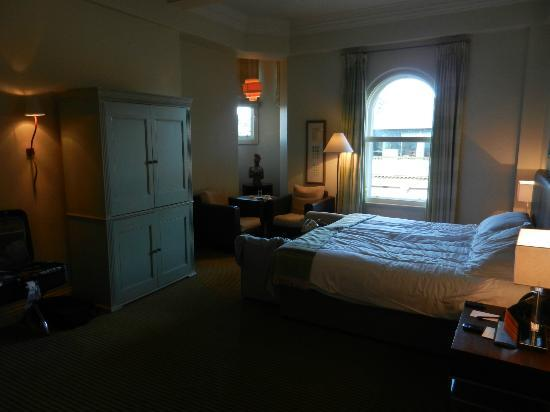
#> input picture Assignments1/images/original images/sample08.jpg, 550 x 412 px, found by its file name
$ jupyter execute CLAHE.ipynb
#> lines starting #> are read from the running program, lines starting #| are printed output that depends on the picture; after the words box and inside, x2 and y2 are one past the last pixel; in counts of white or black regions, pixels touching at a corner belong together; pictures that were not available may be replaced by others from this repository, and a replacement may not be noted
[cell 1]
import cv2
import numpy as np
from matplotlib import pyplot as plt
img = cv2.imread("sample08.jpg", 0)
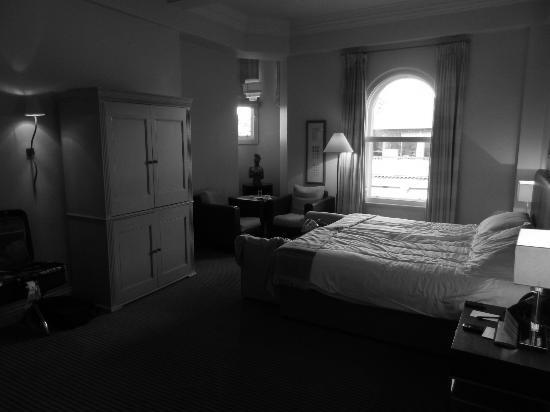
#> img: shape (412, 550); min 0, max 255, mean 53.3
equ = cv2.equalizeHist(img)
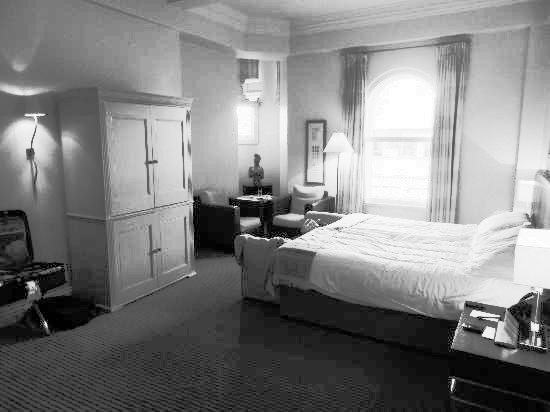
#> equ: shape (412, 550); min 0, max 255, mean 128.8

[cell 2]
plt.hist(img.flat, bins=100, range=(0, 255))
#> figure, not shown here; tallest bar 16232 high, from x = 7.65 to 10.2

[cell 3]
plt.hist(equ.flat, bins=100, range=(0, 255))
#> figure, not shown here; tallest bar 7391 high, from x = 25.5 to 28.05

[cell 4]
from PIL import Image
img_equ=Image.fromarray(equ)
img_equ

[cell 5]
Image.fromarray(img)

[cell 6]
clahe = cv2.createCLAHE(clipLimit =2.0, tileGridSize=(8,8))
cl_img = clahe.apply(img)
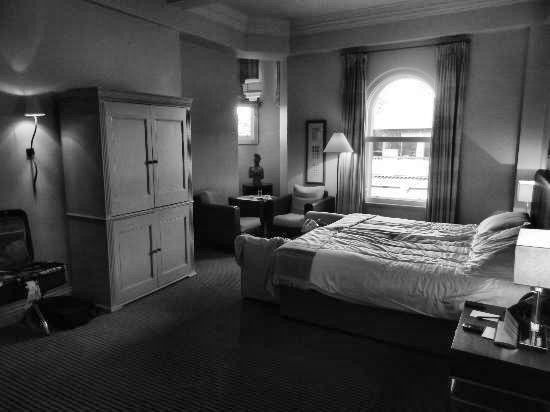
#> cl_img: shape (412, 550); min 1, max 255, mean 73.9

[cell 7]
plt.hist(cl_img.flat, bins=100, range=(100, 255))
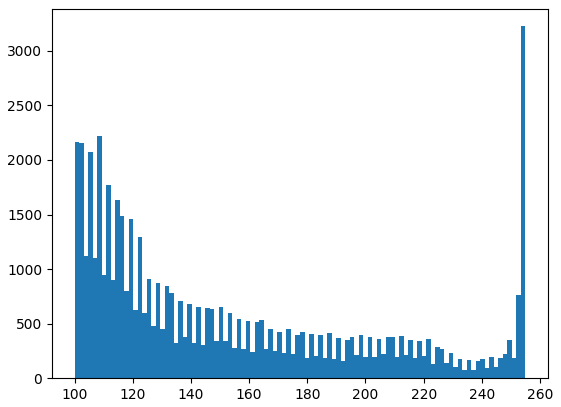
#> figure drawn by matplotlib, 1 panel; tallest bar 3226 high, from x = 253.5 to 255

[cell 8]
Image.fromarray(cl_img)

[cell 9]
ret,thresh1 = cv2.threshold(cl_img,190,150,cv2.THRESH_BINARY)
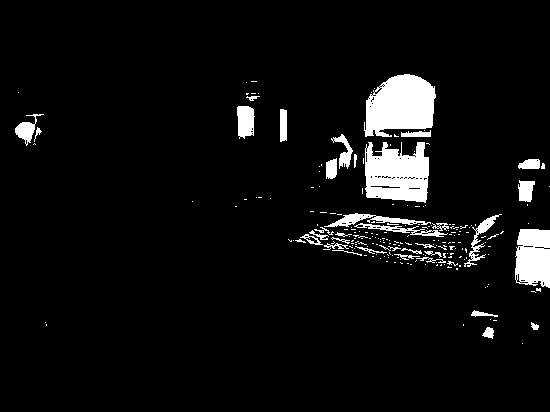
#> thresh1: shape (412, 550); values 0 (black) and 150 (white), 5.9% white; 215 white regions (177 under 20 px), largest, box (x1, y1, x2, y2) and area: (364, 74, 436, 137) 3353, (365, 142, 429, 203) 3014, (515, 229, 550, 288) 1784
ret,thresh2 = cv2.threshold(cl_img,190,255,cv2.THRESH_BINARY_INV)

[cell 10]
ret,thresh3 = cv2.threshold(cl_img,190,255,cv2.THRESH_BINARY + cv2.THRESH_OTSU)
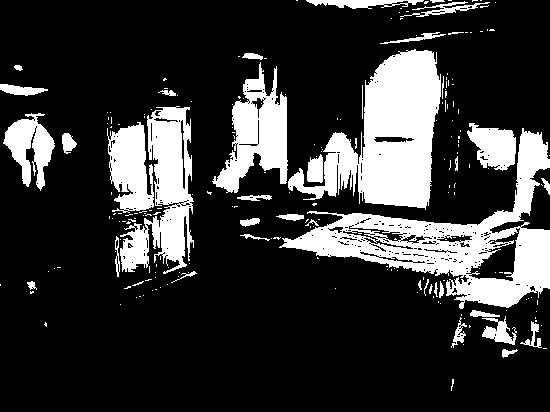
#> thresh3: shape (412, 550); 21.3% white; 217 white regions (176 under 20 px), largest, box (x1, y1, x2, y2) and area: (279, 128, 550, 309) 13576, (288, 49, 441, 210) 12387, (120, 106, 194, 274) 6124
#> ret = 105

[cell 11]
ret
#> Out = 105

[cell 12]
thresh3

[cell 13]
Image.fromarray(thresh1)

[cell 14]
Image.fromarray(thresh3)

[cell 15]
import cv2 as cv
import numpy as np

test=cv.imread("sample01.jpg")
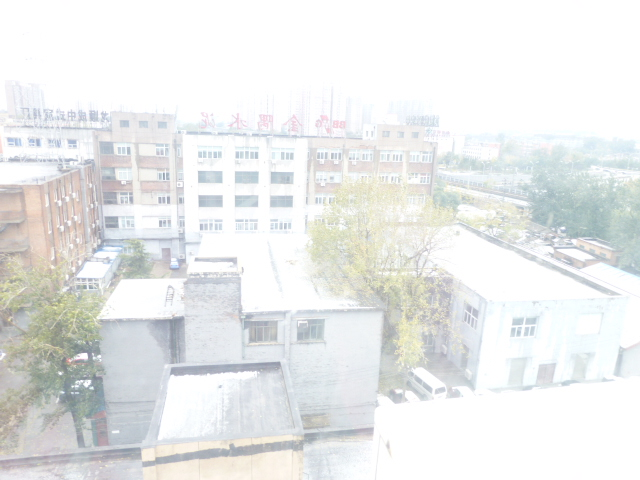
#> input picture Assignments1/images/original images/sample01.jpg, 640 x 480 px, found by its file name
#> test is the input picture: shape (480, 640, 3); mean B, G, R 234.8, 235.3, 233.6
#拆分每个通道
B,G,R = cv.split(test)
clahe = cv.createCLAHE(clipLimit=2.0, tileGridSize=(8, 8))
clahe_B = clahe.apply(B)
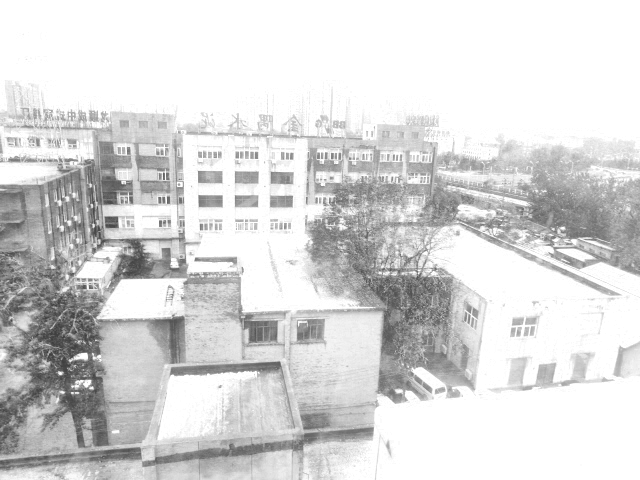
#> clahe_B: shape (480, 640); min 60, max 255, mean 216.5
clahe_G = clahe.apply(G)
clahe_R = clahe.apply(R)
clahe_test = cv.merge((clahe_B,clahe_G,clahe_R))
cv.imshow('clahe_test',clahe_test)
cv.imshow("test",test)

[cell 16]
cv.waitKey(0)
cv.destroyAllWindows()

[cell 17]
test=cv.imread("sample05.jpeg")
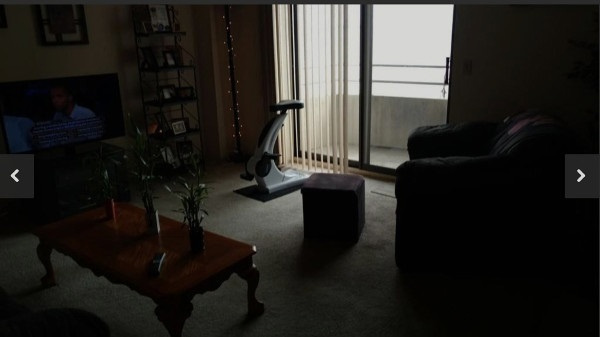
#> input picture Assignments1/images/original images/sample05.jpg, 600 x 337 px, given in place of sample05.jpeg, which was not available
#> test is the input picture: shape (337, 600, 3); mean B, G, R 32.9, 36.7, 38.6
#拆分每个通道
B,G,R = cv.split(test)
#> B: shape (337, 600)
#> G: shape (337, 600)
#> R: shape (337, 600)
clahe = cv.createCLAHE(clipLimit=2.0, tileGridSize=(8, 8))
clahe_B = clahe.apply(B)
#> clahe_B: shape (337, 600)
clahe_G = clahe.apply(G)
#> clahe_G: shape (337, 600)
clahe_R = clahe.apply(R)
#> clahe_R: shape (337, 600)
clahe_test = cv.merge((clahe_B,clahe_G,clahe_R))
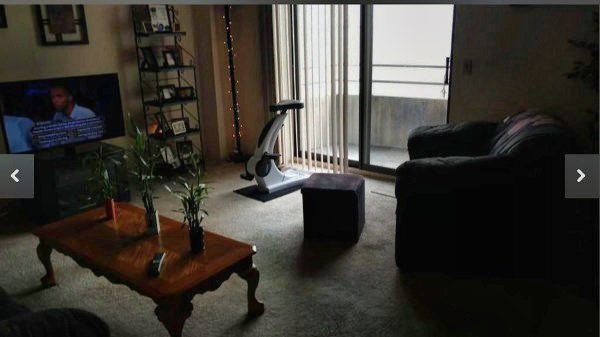
#> clahe_test: shape (337, 600, 3); mean B, G, R 51.4, 57, 60.3
cv.imshow('clahe_test',clahe_test)
cv.imshow("test",test)
cv.waitKey(0)
cv.destroyAllWindows()
